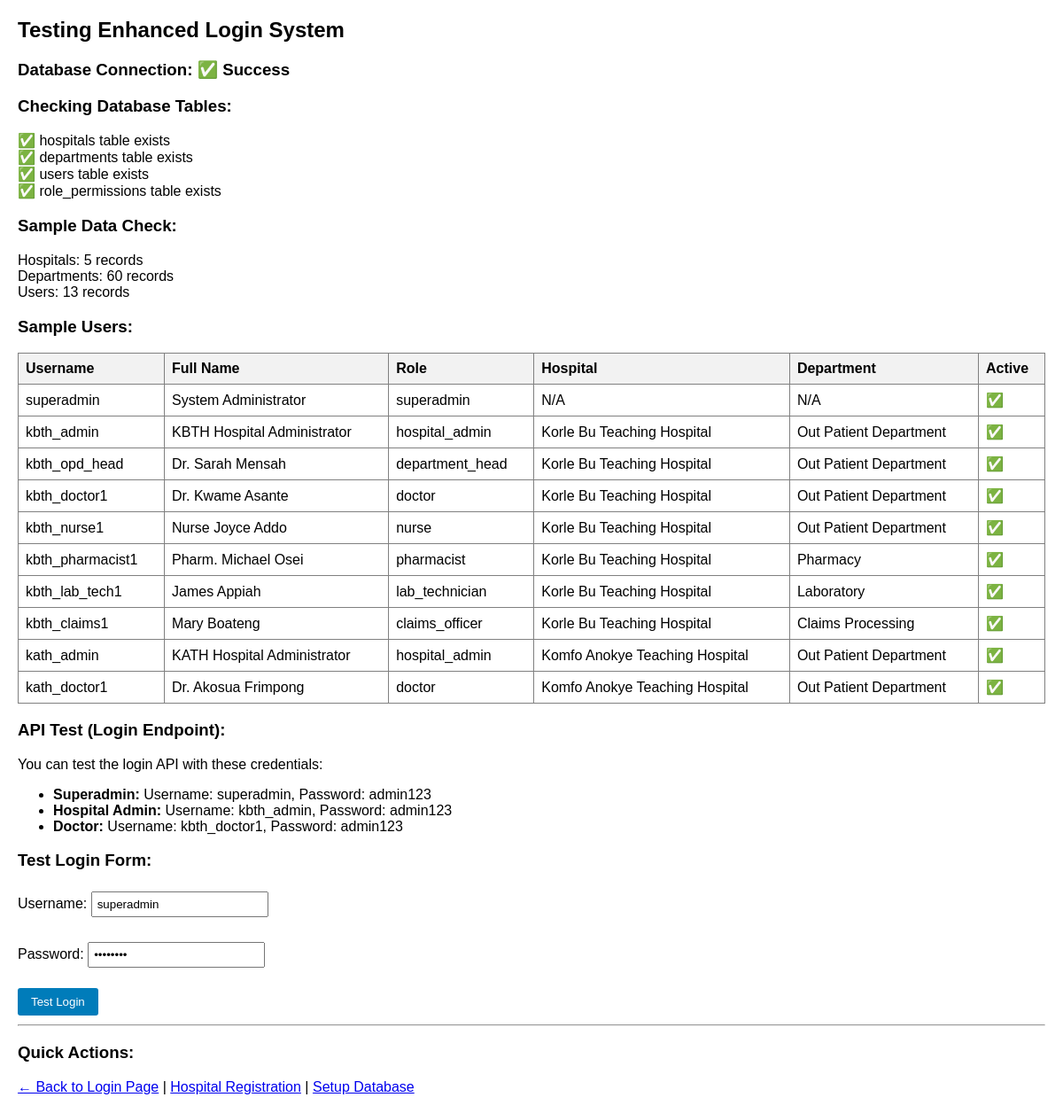
/test_enhanced_login.php, run on the app's committed database.
### tables this page shows
CREATE TABLE users (
    id INT AUTO_INCREMENT PRIMARY KEY,
    hospital_id INT,
    department_id INT,
    username VARCHAR(50) NOT NULL UNIQUE,
    password VARCHAR(255) NOT NULL,
    email VARCHAR(100) NOT NULL UNIQUE,
    full_name VARCHAR(100) NOT NULL,
    role ENUM('superadmin', 'hospital_admin', 'department_head', 'admin', 'doctor', 'nurse', 'pharmacist', 'lab_technician', 'claims_officer', 'receptionist', 'radiologist', 'physiotherapist', 'cashier', 'records_officer', 'finance_officer', 'it_support') NOT NULL,
    employee_id VARCHAR(20),
    phone VARCHAR(20),
    profile_image VARCHAR(255),
    date_of_birth DATE,
    employment_date DATE,
    created_at TIMESTAMP DEFAULT CURRENT_TIMESTAMP,
    updated_at TIMESTAMP DEFAULT CURRENT_TIMESTAMP ON UPDATE CURRENT_TIMESTAMP,
    last_login TIMESTAMP NULL,
    is_active BOOLEAN DEFAULT TRUE,
    FOREIGN KEY (hospital_id) REFERENCES hospitals(id) ON DELETE SET NULL,
    FOREIGN KEY (department_id) REFERENCES departments(id) ON DELETE SET NULL
);

CREATE TABLE hospitals (
    id INT AUTO_INCREMENT PRIMARY KEY,
    hospital_name VARCHAR(150) NOT NULL,
    hospital_code VARCHAR(20) NOT NULL UNIQUE,
    registration_status ENUM('Pending', 'Approved', 'Rejected', 'Suspended') DEFAULT 'Pending',
    primary_contact_person VARCHAR(100) NOT NULL,
    primary_contact_email VARCHAR(100) NOT NULL,
    primary_contact_phone VARCHAR(20) NOT NULL,
    region VARCHAR(50) NOT NULL,
    district VARCHAR(50) NOT NULL,
    town_city VARCHAR(50) NOT NULL,
    postal_address TEXT,
    hospital_type ENUM('Government', 'Private', 'Mission', 'Quasi-Government') NOT NULL,
    hospital_category ENUM('Teaching Hospital', 'Regional Hospital', 'District Hospital', 'Polyclinic', 'Health Centre', 'CHPS', 'Clinic') NOT NULL,
    nhia_accreditation_number VARCHAR(50),
    registration_date TIMESTAMP DEFAULT CURRENT_TIMESTAMP,
    approval_date TIMESTAMP NULL,
    rejection_reason TEXT,
    suspension_reason TEXT,
    is_active BOOLEAN DEFAULT TRUE,
    created_at TIMESTAMP DEFAULT CURRENT_TIMESTAMP,
    updated_at TIMESTAMP DEFAULT CURRENT_TIMESTAMP ON UPDATE CURRENT_TIMESTAMP
);

CREATE TABLE departments (
    id INT AUTO_INCREMENT PRIMARY KEY,
    hospital_id INT NOT NULL,
    department_name VARCHAR(100) NOT NULL,
    department_code VARCHAR(20) NOT NULL,
    description TEXT,
    is_active BOOLEAN DEFAULT TRUE,
    created_at TIMESTAMP DEFAULT CURRENT_TIMESTAMP,
    updated_at TIMESTAMP DEFAULT CURRENT_TIMESTAMP ON UPDATE CURRENT_TIMESTAMP,
    FOREIGN KEY (hospital_id) REFERENCES hospitals(id) ON DELETE CASCADE,
    UNIQUE KEY unique_dept_per_hospital (hospital_id, department_code)
);

### test_enhanced_login.php (the view, shortened to what this page needs)
<?php
echo "<h2>Testing Enhanced Login System</h2>";
try {
    $database = new Database();
    $conn = $database->getConnection();
    echo "<h3>Database Connection: ✅ Success</h3>";
    echo "<h3>Checking Database Tables:</h3>";
    $tables = ['hospitals', 'departments', 'users', 'role_permissions'];
    foreach ($tables as $table) {
        $stmt = $conn->prepare("SHOW TABLES LIKE ?");
        $stmt->execute([$table]);
        if ($stmt->rowCount() > 0) {
            echo "✅ {$table} table exists<br>";
        } else {
            echo "❌ {$table} table missing<br>";
        }
    }
    echo "<h3>Sample Data Check:</h3>";
    $stmt = $conn->query("SELECT COUNT(*) as count FROM hospitals");
    $count = $stmt->fetch()['count'];
    echo "Hospitals: {$count} records<br>";
    $stmt = $conn->query("SELECT COUNT(*) as count FROM departments");
    $count = $stmt->fetch()['count'];
    echo "Departments: {$count} records<br>";
    $stmt = $conn->query("SELECT COUNT(*) as count FROM users");
    $count = $stmt->fetch()['count'];
    echo "Users: {$count} records<br>";
    echo "<h3>Sample Users:</h3>";
    $stmt = $conn->query("
        SELECT u.username, u.role, u.full_name, u.is_active,
               h.hospital_name, d.department_name
        FROM users u
        LEFT JOIN hospitals h ON u.hospital_id = h.id
        LEFT JOIN departments d ON u.department_id = d.id
        LIMIT 10
    ");
    echo "<table border='1' style='border-collapse: collapse; width: 100%;'>";
    echo "<tr><th>Username</th><th>Full Name</th><th>Role</th><th>Hospital</th><th>Department</th><th>Active</th></tr>";
    while ($row = $stmt->fetch(PDO::FETCH_ASSOC)) {
        $activeStatus = $row['is_active'] ? '✅' : '❌';
        echo "<tr>";
        echo "<td>{$row['username']}</td>";
        echo "<td>{$row['full_name']}</td>";
        echo "<td>{$row['role']}</td>";
        echo "<td>" . ($row['hospital_name'] ?: 'N/A') . "</td>";
        echo "<td>" . ($row['department_name'] ?: 'N/A') . "</td>";
        echo "<td>{$activeStatus}</td>";
        echo "</tr>";
    }
    echo "</table>";
    echo "<h3>API Test (Login Endpoint):</h3>";
    echo "<p>You can test the login API with these credentials:</p>";
    echo "<ul>";
    echo "<li><strong>Superadmin:</strong> Username: superadmin, Password: admin123</li>";
    echo "<li><strong>Hospital Admin:</strong> Username: kbth_admin, Password: admin123</li>";
    echo "<li><strong>Doctor:</strong> Username: kbth_doctor1, Password: admin123</li>";
    echo "</ul>";
    echo "<h3>Test Login Form:</h3>";
    echo "<form method='post' action='test_enhanced_login.php'>";
    echo "Username: <input type='text' name='test_username' value='superadmin'><br><br>";
    echo "Password: <input type='password' name='test_password' value='admin123'><br><br>";
    echo "<input type='submit' value='Test Login'>";
    echo "</form>";
} catch (Exception $e) {
    echo "<h3>❌ Database Error:</h3>";
    echo "<p style='color: red;'>" . $e->getMessage() . "</p>";
}
echo "<hr>";
echo "<h3>Quick Actions:</h3>";
echo "<a href='/smartclaimsCL'>← Back to Login Page</a> | ";
echo "<a href='/smartclaimsCL/register.php'>Hospital Registration</a> | ";
echo "<a href='/smartclaimsCL/setup_enhanced_database.php'>Setup Database</a>";
?>

### test_enhanced_login.php (style rules this page uses)
table { margin: 10px 0; }
th, td { padding: 8px; text-align: left; }
th { background-color: #f2f2f2; }
form { margin: 10px 0; }
input[type="text"], input[type="password"] { padding: 5px; margin: 5px 0; width: 200px; }
input[type="submit"] { padding: 8px 15px; background: #007cba; color: white; border: none; border-radius: 3px; cursor: pointer; }

### data on the page
users: username "superadmin", full_name "System Administrator", role "superadmin", hospital_name "N/A", department_name "N/A", is_active "✅"
users: username "kbth_admin", full_name "KBTH Hospital Administrator", role "hospital_admin", hospital.hospital_name "Korle Bu Teaching Hospital", department.department_name "Out Patient Department", is_active "✅"
users: username "kbth_opd_head", full_name "Dr. Sarah Mensah", role "department_head", hospital.hospital_name "Korle Bu Teaching Hospital", department.department_name "Out Patient Department", is_active "✅"
users: username "kbth_doctor1", full_name "Dr. Kwame Asante", role "doctor", hospital.hospital_name "Korle Bu Teaching Hospital", department.department_name "Out Patient Department", is_active "✅"
users: username "kbth_nurse1", full_name "Nurse Joyce Addo", role "nurse", hospital.hospital_name "Korle Bu Teaching Hospital", department.department_name "Out Patient Department", is_active "✅"
users: username "kbth_pharmacist1", full_name "Pharm. Michael Osei", role "pharmacist", hospital.hospital_name "Korle Bu Teaching Hospital", department.department_name "Pharmacy", is_active "✅"
users: username "kbth_lab_tech1", full_name "James Appiah", role "lab_technician", hospital.hospital_name "Korle Bu Teaching Hospital", department.department_name "Laboratory", is_active "✅"
users: username "kbth_claims1", full_name "Mary Boateng", role "claims_officer", hospital.hospital_name "Korle Bu Teaching Hospital", department.department_name "Claims Processing", is_active "✅"
users: username "kath_admin", full_name "KATH Hospital Administrator", role "hospital_admin", hospital.hospital_name "Komfo Anokye Teaching Hospital", department.department_name "Out Patient Department", is_active "✅"
users: username "kath_doctor1", full_name "Dr. Akosua Frimpong", role "doctor", hospital.hospital_name "Komfo Anokye Teaching Hospital", department.department_name "Out Patient Department", is_active "✅"

### other printed values
$table "hospitals"
$table "departments"
$table "users"
$table "role_permissions"
$count "5"
$count "60"
$count "13"
